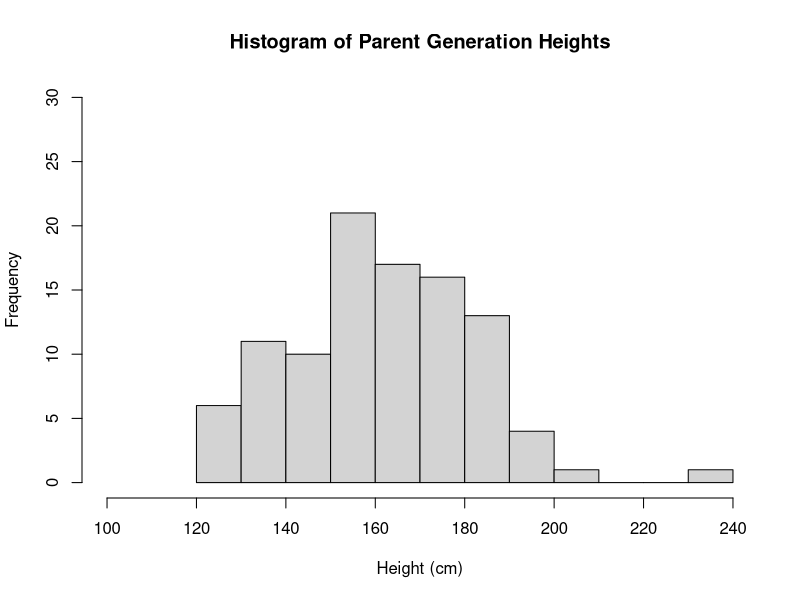
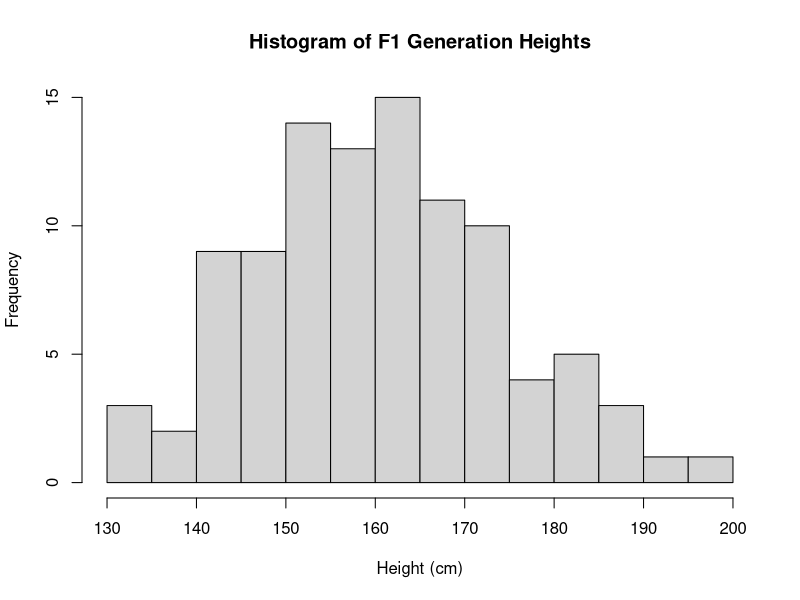
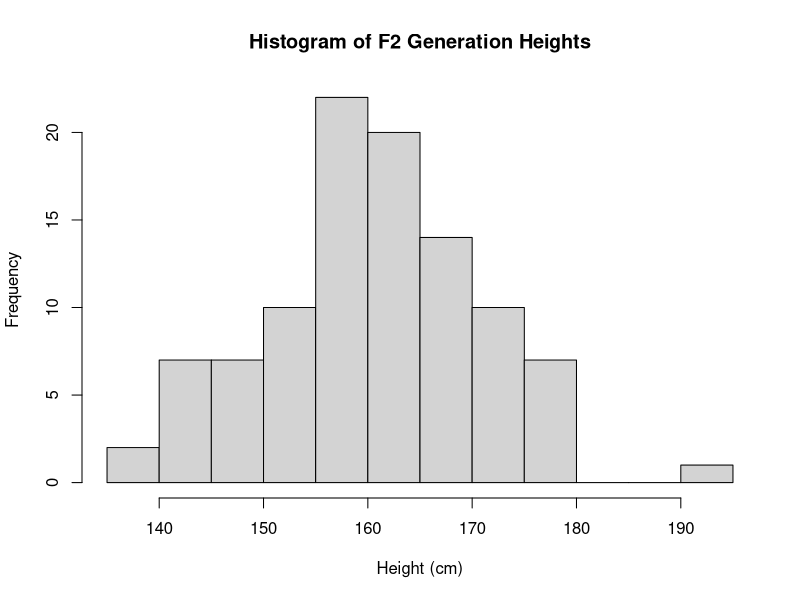
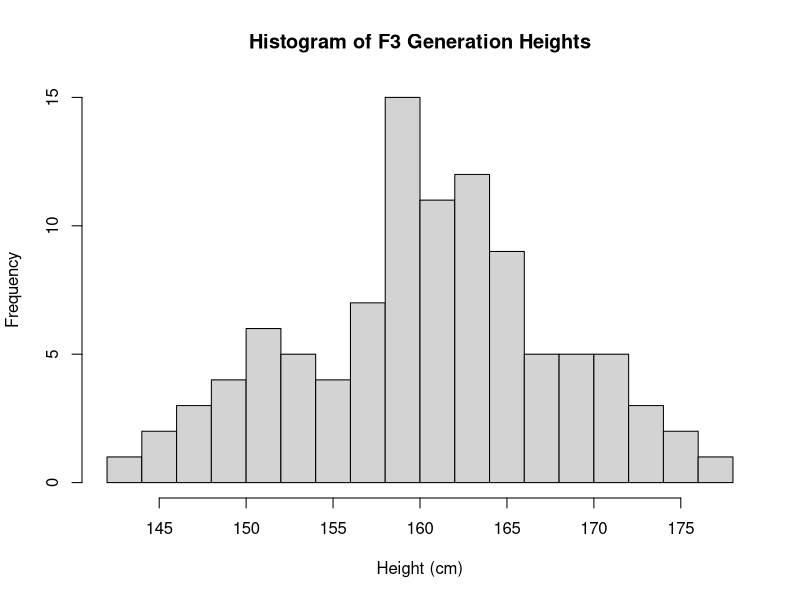
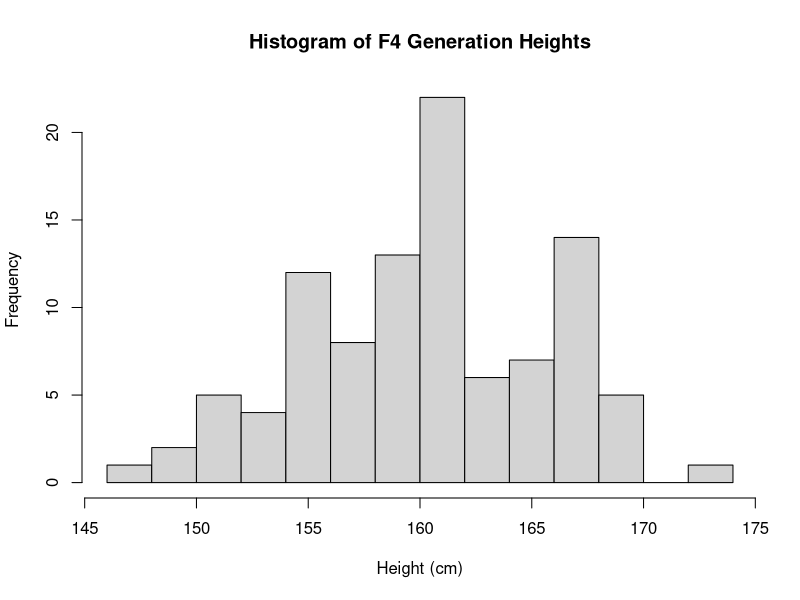
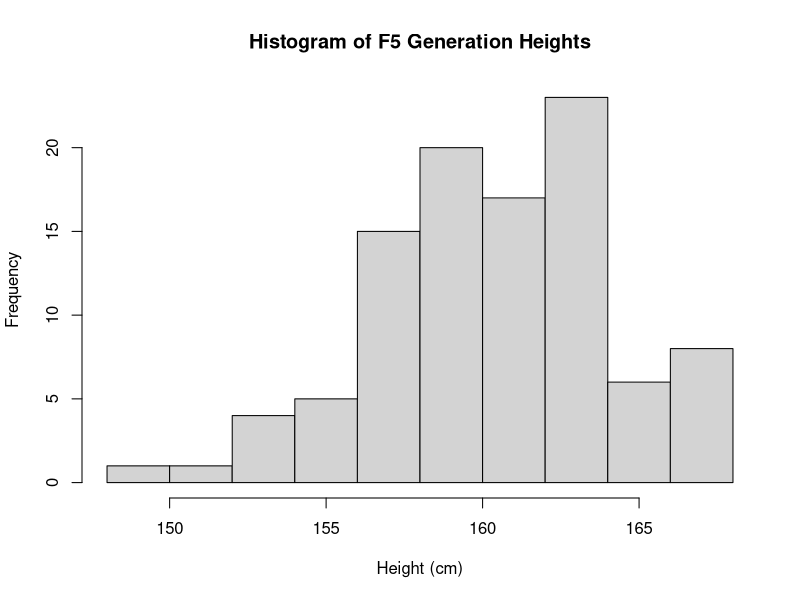
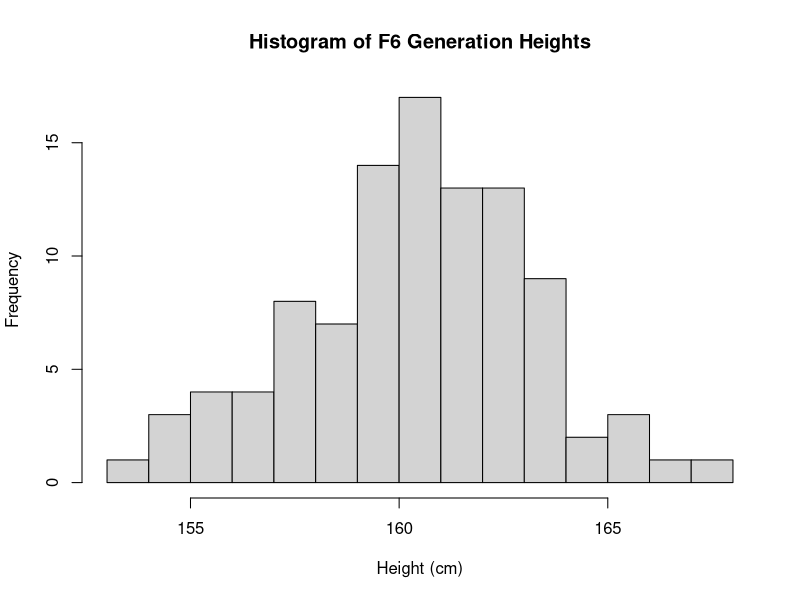
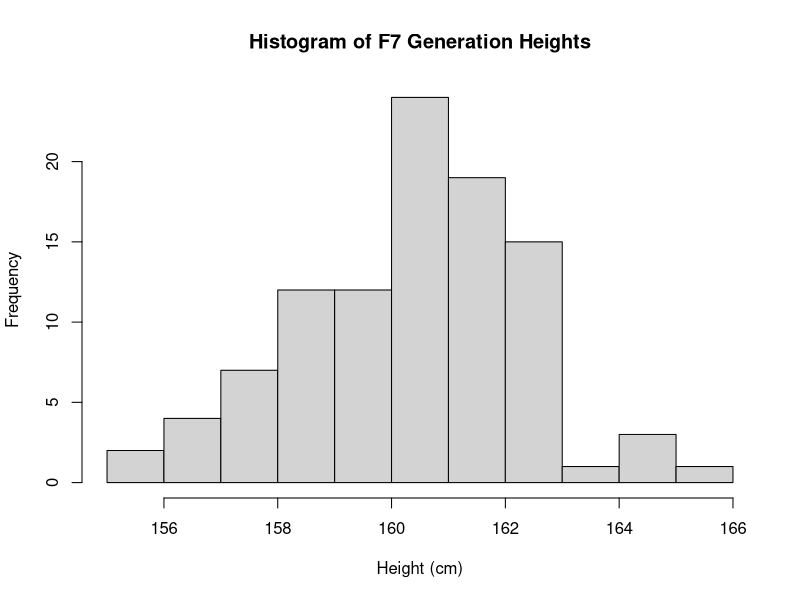

R code for these plots, in order:
## ---- chunk 1
pop <- data.frame(m = rnorm(100, 160, 20), f = rnorm(100, 160, 20)) # rnorm(n, mean, sd)

# m and f are paired at random
# each pair makes 2 offspring (1 m and 1 f)
# height of offspring = avg of parents
## ---- chunk 2
next_gen <- function(pop) {
    pop$m <- sample(pop$m) # randomly permutes order of the m
    pop$m <- rowMeans(pop) # finds mean of m & f (each row), defining it as the value for the next generation
    pop$f <- pop$m # both m & f offspring have avg height of parents
    pop # returns a data frame with the same structure
}
## ---- chunk 3
# make it a loop with a counter
# 9 generations, 9 - 1 = 8
# 1:8 to 2:9 so I can include the parent generation in the same list

f_gens <- list(pop) # list of data frames

# generate another 8 generations
for (i in 2:9) {
  f_gens[[i]] <- next_gen(f_gens[[(i-1)]]) # be careful to reference the previous generation, not just the parent pop
}

# histograms
hist(f_gens[[1]]$m, breaks=15, xlim=range(100,240), ylim=range(0,30), main='Histogram of Parent Generation Heights', xlab='Height (cm)')
hist(f_gens[[2]]$m, breaks=15, main='Histogram of F1 Generation Heights', xlab='Height (cm)')
hist(f_gens[[3]]$m, breaks=15, main='Histogram of F2 Generation Heights', xlab='Height (cm)')
hist(f_gens[[4]]$m, breaks=13, main='Histogram of F3 Generation Heights', xlab='Height (cm)')
hist(f_gens[[5]]$m, breaks=10, main='Histogram of F4 Generation Heights', xlab='Height (cm)')
hist(f_gens[[6]]$m, breaks=10, main='Histogram of F5 Generation Heights', xlab='Height (cm)')
hist(f_gens[[7]]$m, breaks=15, main='Histogram of F6 Generation Heights', xlab='Height (cm)')
hist(f_gens[[8]]$m, breaks=13, main='Histogram of F7 Generation Heights', xlab='Height (cm)')
hist(f_gens[[9]]$m, breaks=10, main='Histogram of F8 Generation Heights', xlab='Height (cm)')
## ---- chunk 4
library(ggplot2)
# make a generation variable, I need everything in one dataframe
gen_count <- rep(c(seq(1, 9)), each=100)

multi_gen <- rbind(f_gens[[1]], f_gens[[2]], f_gens[[3]], f_gens[[4]], f_gens[[5]], f_gens[[6]], f_gens[[7]], f_gens[[8]], f_gens[[9]])

total <- cbind(multi_gen, gen_count)

# scatter plot
# all 9 are displayed on 1 device, 3x3
# m along x axis, f along y axis

p = ggplot(data=total) + geom_point(mapping = aes(x=m, y=f), alpha = 0.2)
p + facet_wrap(~ gen_count)
## ---- chunk 5
# I think I may have misunderstood what this question wants. The example plot is much more variable than mine, which is pretty stable at 60 and 65. I think I'm having trouble understanding what '1000' bootstrap samples means - but tbh I'm spending a lot of time on this and I need to move on.

# power function from assignment 3
power <- function(sample_size) {
  mean(replicate(1000, {
  treatment <- rbinom(sample_size, 1, 0.5)
  outcome <- rnorm(sample_size, mean=60, sd=20)
  for (i in 1:sample_size) {
    if (treatment[i]==1){
      outcome[i] <- outcome[i] + 5}
    }
  t.test(outcome ~ treatment, alternative='two.sided', mu=0)$p.value
  }) < 0.05)
}

# now working on the homework problem

bootmean_controls <- c()
bootmean_exp <- c()

boot_interval <- function(sample_size) {
  for (k in (1:1000)) { # loop to do the bootstrapping, I find his simpler than doing replicate since I can add means to a vector for later
    treatment <- rbinom(sample_size, 1, 0.5)
    outcome <- rnorm(sample_size, mean=60, sd=20)
      for (i in 1:sample_size) {
        if (treatment[i]==1){
          outcome[i] <- outcome[i] + 5
        }
      }
    df <- data.frame(treatment, outcome) # I'm doing this so I can specify controls vs treatments
    controls <- df[which(df['treatment']==as.integer(0)),]['outcome'][['outcome']] # controls
    exp <- df[which(df['treatment']==as.integer(1)),]['outcome'][['outcome']] # treatment, I want them both to be vectors
    bootmean_controls[k] <- mean(controls)
    bootmean_exp[k] <- mean(exp)
  }
  final_control_mean <- mean(bootmean_controls)
  final_exp_mean <- mean(bootmean_exp)
  control_interval <- mean(bootmean_controls) + qnorm(c(0.05, 0.95)) * sd(bootmean_controls) / sqrt(length(bootmean_controls))
  exp_interval <- mean(bootmean_exp) + qnorm(c(0.05, 0.95)) * sd(bootmean_exp) / sqrt(length(bootmean_exp))
  # return all my stuff
  mean_vector <- c(final_control_mean, final_exp_mean)
  interval_vector_lower <- c(control_interval[1], exp_interval[1])
  interval_vector_higher <- c(control_interval[2], exp_interval[2])
  treatment_vector <- c(0, 1)
  df_total <- data.frame(
    mean_vector, 
    interval_vector_lower,
    interval_vector_higher,
    rep(sample_size, 2),
    treatment_vector
    )
  colnames(df_total) = c('mean', 'low', 'high', 'sample', 'treatment')
  df_total
}

boot_list <- seq(from=250, to=2500, by=250) # now to increase the sample size

# I originally wanted to combine these into one dataframe using a loop, but I was having trouble getting it to work
boot_data <- rbind(boot_interval(250), boot_interval(500), boot_interval(750), boot_interval(1000), boot_interval(1250), boot_interval(1500), boot_interval(1750), boot_interval(2000), boot_interval(2250), boot_interval(2500))

boot_data # all info in one dataframe, with a column clarifying treatment vs control

## ---- chunk 6
makeTransparent = function(..., alpha=0.5) {
  if(alpha<0 | alpha>1) stop("alpha must be between 0 and 1")
  alpha = floor(255*alpha)  
  newColor = col2rgb(col=unlist(list(...)), alpha=FALSE)
  .makeTransparent = function(col, alpha) {
    rgb(red=col[1], green=col[2], blue=col[3], alpha=alpha, maxColorValue=255)
  }
  newColor = apply(newColor, 2, .makeTransparent, alpha=alpha)
  return(newColor)
}

par(new=FALSE)
plot(NULL,
  xlim=c(-1, 1),
  ylim=c(-1, 1),
  xlab="",
  ylab=""
)

polygon(x=c(seq(-0.75, 0.25, length.out=100), seq(0.25, -0.75, length.out=100)),
        y=c(rep(-0.25, 100), rep(0.75, 100)), border=NA, col=makeTransparent('blue',alpha=0.5))
polygon(x=c(seq(-0.25, 0.75, length.out=100), seq(0.75, -0.25, length.out=100)),
        y=c(rep(-0.75, 100), rep(0.25, 100)), border=NA, col=makeTransparent('red',alpha=0.5))
## ---- chunk 7
# ggplot
plot <- ggplot(data=boot_data) + geom_line(mapping = aes(x=sample, y=mean, group=treatment)) #geom=c("ribbon")(aes(ymin=low, ymax=high))

plot + geom_ribbon(aes(x=sample, y=mean, group=treatment, ymin = low, ymax = high), alpha = 0.2)

